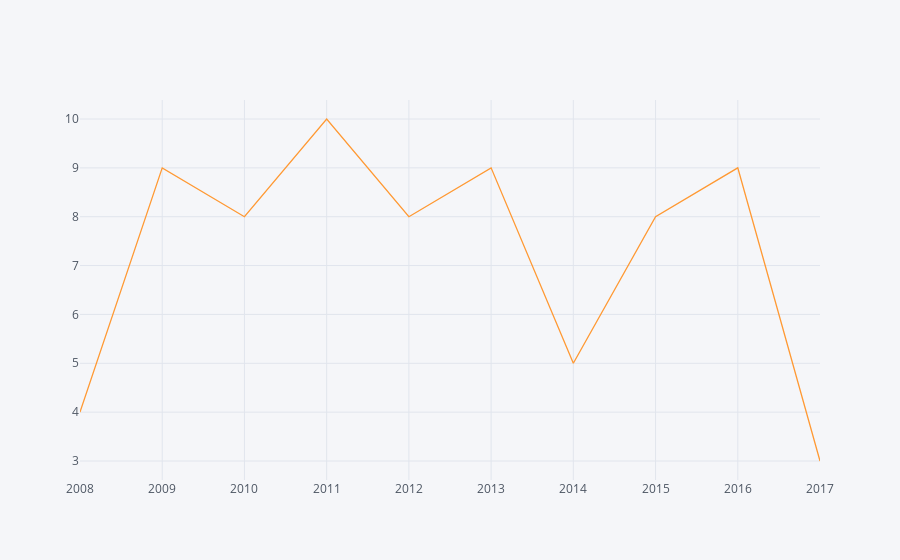

This figure's notebook cell:
### Code cell
df['wins'].iplot()

### Figure 1 — Plotly figure (JSON) as saved in the notebook; plotly's stock layout.template omitted (floating-point values rounded to 4 significant figures)
{"data": [{"line": {"color": "rgba(255, 153, 51, 1.0)", "dash": "solid", "shape": "linear", "width": 1.3}, "mode": "lines", "name": "wins", "text": "", "type": "scatter", "uid": "5bc7529e-e07c-4e36-8ff8-4e8ead1ae6d7", "x": [2008, 2009, 2010, 2011, 2012, 2013, 2014, 2015, 2016, 2017], "y": [4, 9, 8, 10, 8, 9, 5, 8, 9, 3]}], "layout": {"legend": {"bgcolor": "#F5F6F9", "font": {"color": "#4D5663"}}, "paper_bgcolor": "#F5F6F9", "plot_bgcolor": "#F5F6F9", "title": {"font": {"color": "#4D5663"}}, "xaxis": {"gridcolor": "#E1E5ED", "showgrid": true, "tickfont": {"color": "#4D5663"}, "title": {"font": {"color": "#4D5663"}, "text": ""}, "zerolinecolor": "#E1E5ED"}, "yaxis": {"gridcolor": "#E1E5ED", "showgrid": true, "tickfont": {"color": "#4D5663"}, "title": {"font": {"color": "#4D5663"}, "text": ""}, "zerolinecolor": "#E1E5ED"}}}
